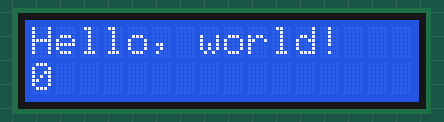
Simulated run of this sketch. Board: Arduino Uno, built with avr-gcc and run on an emulated ATmega328P. On the bench: 16×2 character LCD.

Above: at 0.1 s.
At 4.1 s:
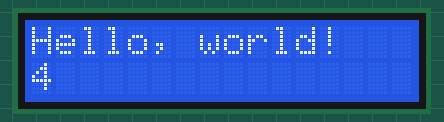
At 9.1 s:
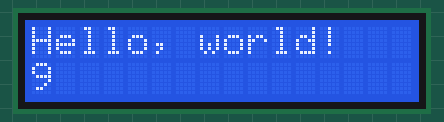
At 19.1 s:
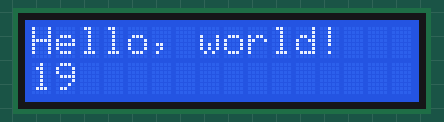
At 29.1 s:
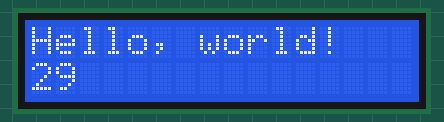
At 39.1 s:
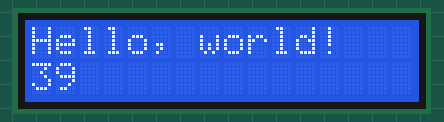

The sketch:

testDisplay.ino
```cpp
/*
* LCD R/W pin to ground
* 10K resistor:
* ends to +5V and ground
* wiper to LCD VO pin (pin 3)
*/

#include <LiquidCrystal.h>

// Init display w/ interface pin #s
// (RS, EN, D4, D5, D6, D7)
LiquidCrystal lcd(16, 17, 18, 19, 20, 21);

void setup() {
  lcd.begin(16, 2); // set columns, rows
  lcd.print("Hello, world!");
}

void loop() {
  // set the cursor to column 0, line 1
  // (note: line 1 is the second row, since counting begins with 0):
  lcd.setCursor(0, 1);
  // print the number of seconds since reset:
  lcd.print(millis()/1000);
}
```

Measured:
- what the display in image 1 shows lasts 1.0 s, from 4.0 s to 5.0 s
